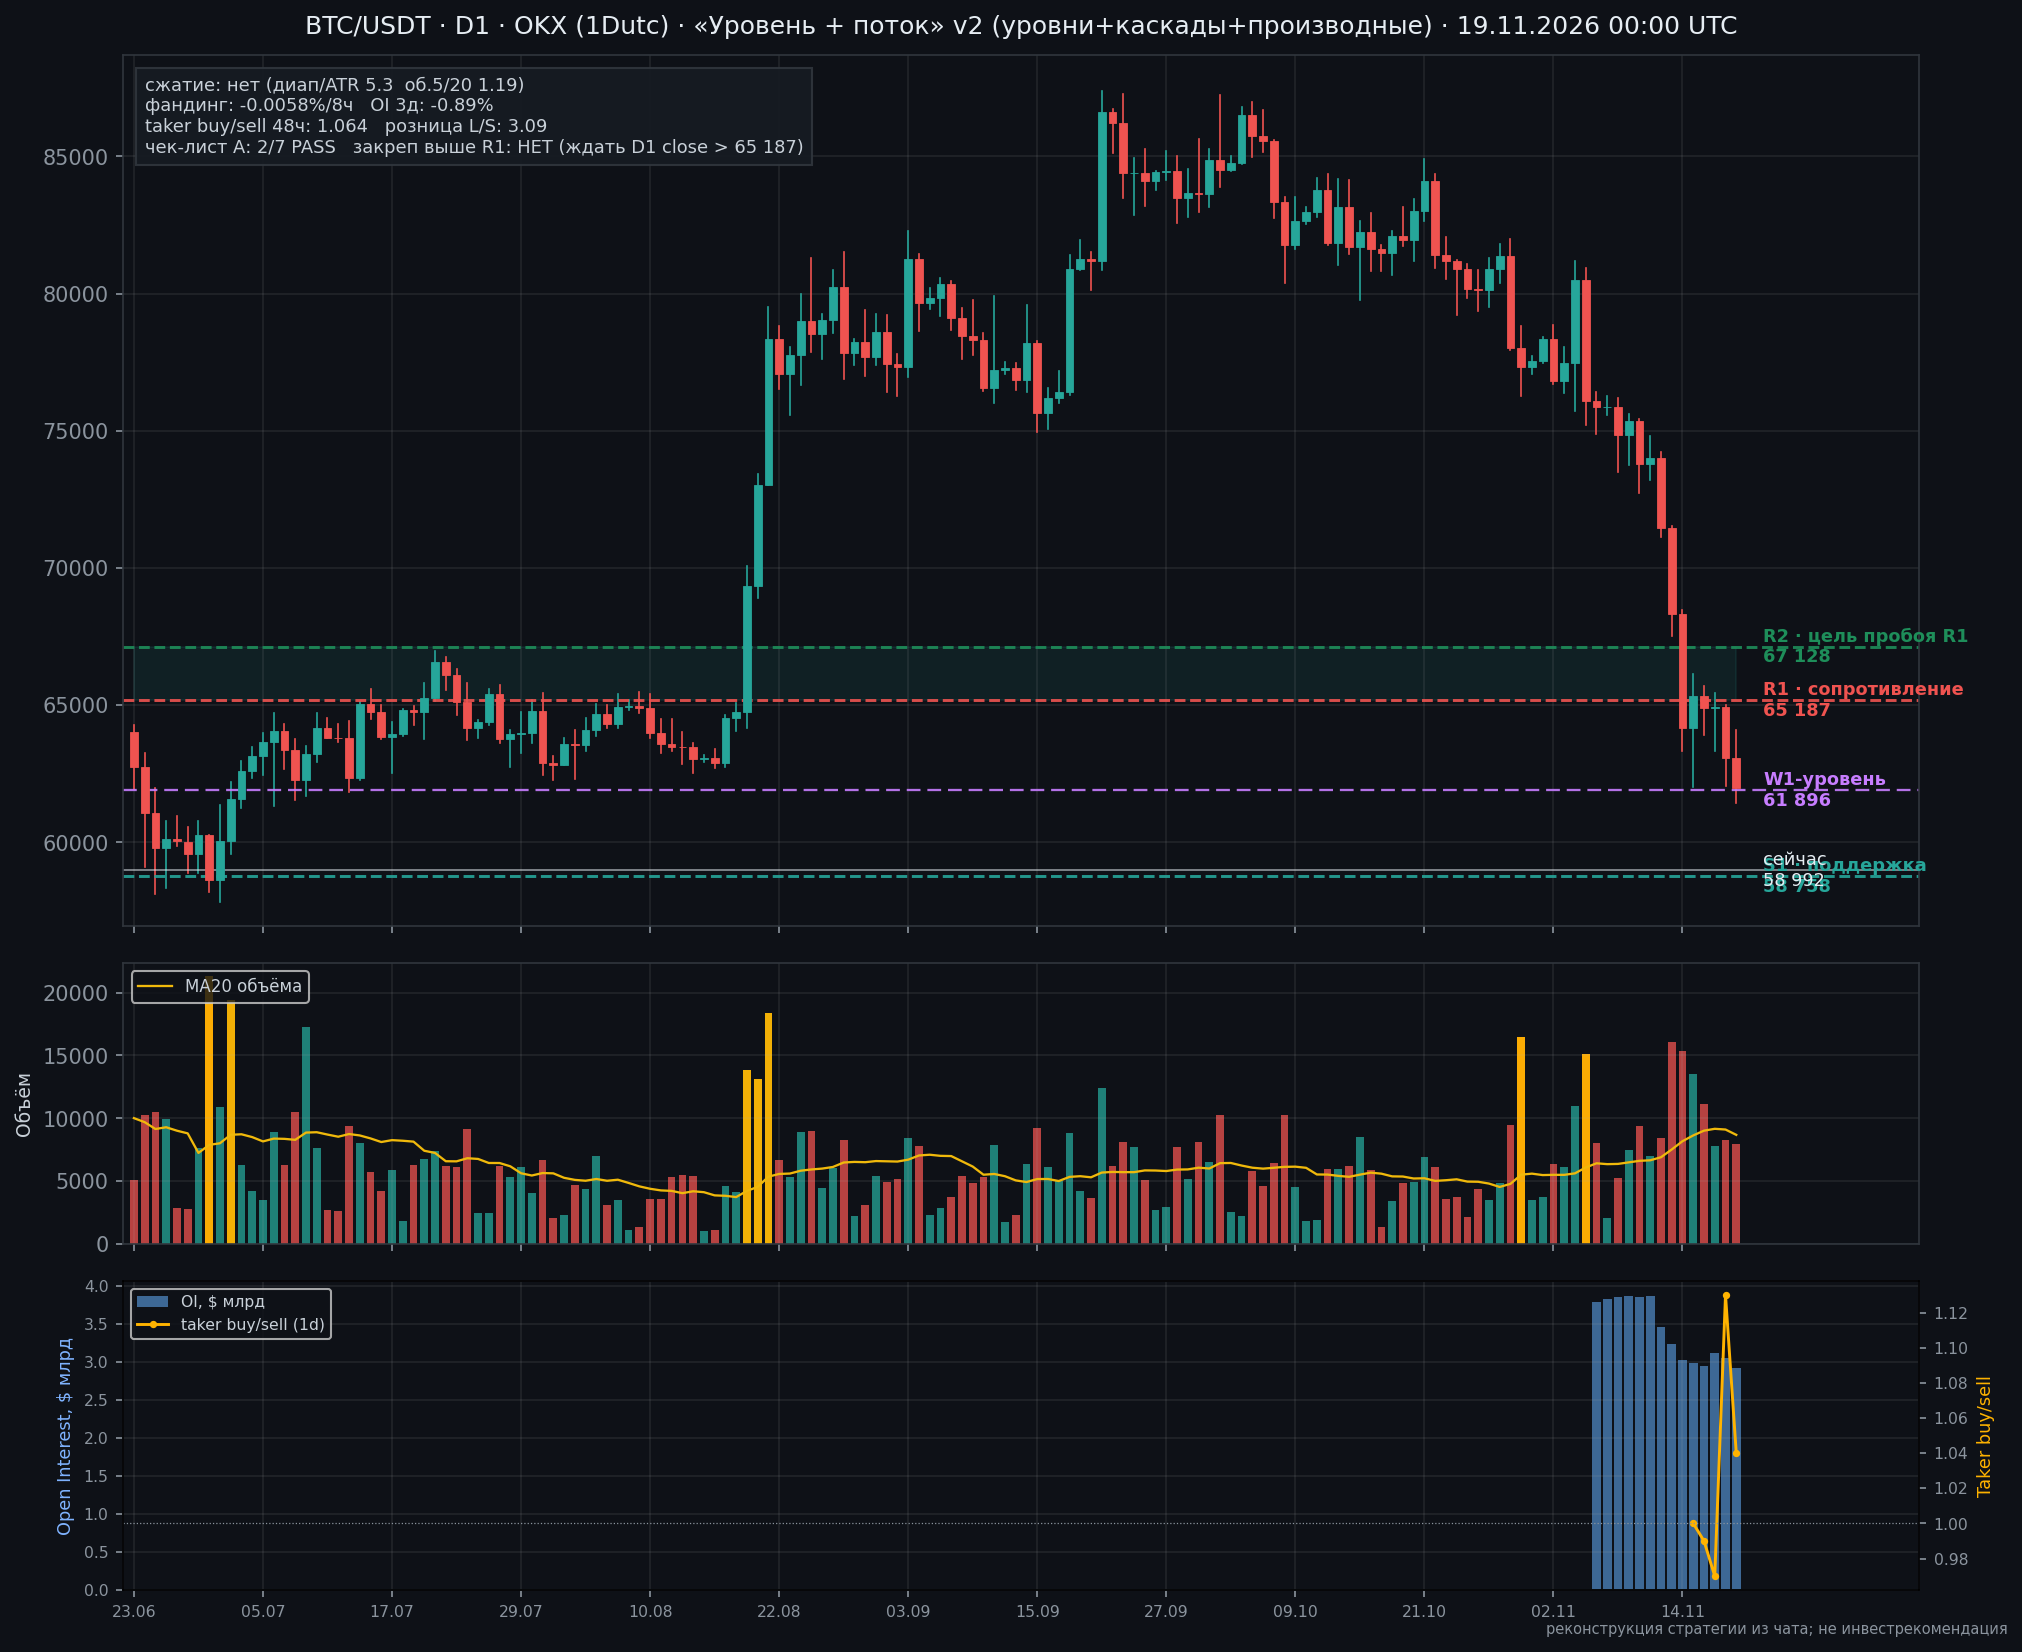

Source code (Python):
# -*- coding: utf-8 -*-
"""BTC: полный анализ по стратегии «Уровень + поток» v2.
Добавлено к v1: недельные уровни + каскады, 4h-закреп, фандинг, OI,
перекос розницы, taker-flow (1h/1d), стакан (стены), DXY/NQ-корреляции,
опционы Deribit (OI по страйкам, max pain). Выход: btc_full.json + btc_full.png
"""
import os
import io, json, sys, time, urllib.request, csv
from collections import defaultdict

sys.stdout = io.TextIOWrapper(sys.stdout.buffer, encoding="utf-8", errors="replace")
UA = {"User-Agent": "Mozilla/5.0 (analysis)"}
OUT = os.environ.get("BTC_REPORT_DIR") or os.path.dirname(os.path.abspath(__file__))

def get(url, timeout=25):
    req = urllib.request.Request(url, headers=UA)
    with urllib.request.urlopen(req, timeout=timeout) as r:
        return r.read().decode("utf-8", errors="replace")

def jget(url):
    return json.loads(get(url))

res = {"errors": []}
MANIFEST = {}  # аудит запросов (паттерн Astra): url, время, попытки, статус

def jget_m(url, name, timeout=25):
    for attempt in range(1, 4):
        try:
            with urllib.request.urlopen(urllib.request.Request(url, headers=UA), timeout=timeout) as r:
                data = json.loads(r.read().decode("utf-8", errors="replace"))
            MANIFEST[name] = {"url": url, "fetched_at": time.strftime("%Y-%m-%dT%H:%M:%SZ", time.gmtime()),
                              "status": "OK", "attempts": attempt}
            return data
        except Exception as e:
            if attempt == 3:
                MANIFEST[name] = {"url": url, "fetched_at": time.strftime("%Y-%m-%dT%H:%M:%SZ", time.gmtime()),
                                  "status": "ERROR", "attempts": attempt, "error": str(e)[:120]}
            raise

# ================= 1. СВЕЧИ D1 =================
def _okx_d():
    # 1Dutc: дневная свеча по UTC-границе (обычный 1D у OKX — другая граница суток).
    # Берём только ПОДТВЕРЖДЁННЫЕ свечи (confirm=1): неполная свеча в движок не попадает.
    d = jget("https://www.okx.com/api/v5/market/candles?instId=BTC-USDT&bar=1Dutc&limit=300")["data"]
    rows = [(int(x[0]), float(x[1]), float(x[2]), float(x[3]), float(x[4]), float(x[5]))
            for x in d if str(x[8]) == "1"][::-1]
    return rows, "OKX (1Dutc)"

def _bin_d():
    d = jget("https://api.binance.com/api/v3/klines?symbol=BTCUSDT&interval=1d&limit=300")
    now_ms = int(time.time() * 1000)
    return [(int(x[0]), float(x[1]), float(x[2]), float(x[3]), float(x[4]), float(x[5]))
            for x in d if int(x[6]) <= now_ms], "Binance"

def _byb_d():
    d = jget("https://api.bybit.com/v5/market/kline?category=spot&symbol=BTCUSDT&interval=D&limit=300")["result"]["list"]
    now_ms = int(time.time() * 1000)
    return [(int(x[0]), float(x[1]), float(x[2]), float(x[3]), float(x[4]), float(x[5]))
            for x in d[::-1] if int(x[0]) + 86400000 <= now_ms], "Bybit"

candles, src = None, None
for attempt in range(3):  # ретраи: OKX иногда отдаёт пусто/лимит после серии запросов
    for fn in (_okx_d, _bin_d, _byb_d):
        try:
            rows_, src_ = fn()
            if len(rows_) > 60:
                candles, src = rows_, src_
                break
        except Exception as e:
            print("fetch fail:", fn.__name__, str(e)[:80])
    if candles:
        break
    time.sleep(4)

if not candles:
    print("NO DATA"); sys.exit(1)
res["source"] = src
n = len(candles)
ts = [r[0] / 1000 for r in candles]
o = [r[1] for r in candles]; h = [r[2] for r in candles]; l = [r[3] for r in candles]
c = [r[4] for r in candles]; v = [r[5] for r in candles]

# живая цена — с тикера (все свечи в массиве теперь закрытые, c[-1] — не «сейчас»)
try:
    _tk = jget_m("https://www.okx.com/api/v5/market/ticker?instId=BTC-USDT", "ticker")["data"][0]
    price = float(_tk["last"])
    res["price_source"] = "OKX ticker"
except Exception:
    price = c[-1]
    res["price_source"] = "последняя закрытая свеча"
res["last_date"] = time.strftime("%d.%m.%Y %H:%M UTC", time.gmtime(ts[-1]))
res["price"] = round(price, 1)

trs = [h[0] - l[0]] + [max(h[i] - l[i], abs(h[i] - c[i-1]), abs(l[i] - c[i-1])) for i in range(1, n)]
ATR = sum(trs[-14:]) / 14
res["atr_pct"] = round(100 * ATR / price, 2)
vma20 = [sum(v[max(0, i-19):i+1]) / len(v[max(0, i-19):i+1]) for i in range(n)]

# ================= 2. УРОВНИ D1 (как в v1) =================
K = 5
piv = [(h[i], "hi", i) for i in range(K, n-K) if h[i] == max(h[i-K:i+K+1])]
piv += [(l[i], "lo", i) for i in range(K, n-K) if l[i] == min(l[i-K:i+K+1])]
piv.sort()
tol = max(0.006 * price, 0.4 * ATR)
clu = []
for p, kind, i in piv:
    if clu and abs(p - clu[-1]["p"][-1]) <= tol:
        clu[-1]["p"].append(p); clu[-1]["it"].append(i)
    else:
        clu.append({"p": [p], "it": [i]})
d1_levels = []
for cl in clu:
    lp = sum(cl["p"]) / len(cl["p"])
    binv = sum(v[j] for j in range(max(0, n-120), n)
               if abs((h[j]+l[j]+c[j])/3 - lp) <= tol)
    vsh = binv / sum(v[max(0, n-120):])
    d1_levels.append({"price": round(lp, 0), "touches": len(cl["p"]),
                      "age_days": n-1-max(cl["it"]), "vol_share": round(vsh, 3),
                      "type": "res" if lp > price else "sup"})
d1_levels = [L for L in d1_levels
             if not (L["type"] == "res" and sum(1 for j in range(n-5, n) if c[j] > L["price"]) >= 3)
             and not (L["type"] == "sup" and sum(1 for j in range(n-5, n) if c[j] < L["price"]) >= 3)]
res_d1 = sorted([L for L in d1_levels if L["type"] == "res"], key=lambda x: x["price"])
sup_d1 = sorted([L for L in d1_levels if L["type"] == "sup"], key=lambda x: -x["price"])

# ================= 3. НЕДЕЛЬНЫЕ УРОВНИ =================
wk = defaultdict(lambda: {"h": -1e18, "l": 1e18, "c": None, "v": 0})
for i in range(n):
    key = time.strftime("%G-%V", time.gmtime(ts[i]))
    wk[key]["h"] = max(wk[key]["h"], h[i]); wk[key]["l"] = min(wk[key]["l"], l[i])
    wk[key]["c"] = c[i]; wk[key]["v"] += v[i]
wk_keys = sorted(wk.keys())
W = [wk[k] for k in wk_keys]
nw = len(W)
w_piv = []
for i in range(2, nw - 2):
    if W[i]["h"] == max([w["h"] for w in W[i-2:i+3]]):
        w_piv.append(W[i]["h"])
    if W[i]["l"] == min([w["l"] for w in W[i-2:i+3]]):
        w_piv.append(W[i]["l"])
w_tol = max(0.012 * price, 2.0 * ATR)
w_levels = sorted(w_piv)
w_clu = []
for p in w_levels:
    if w_clu and abs(p - w_clu[-1][-1]) <= w_tol:
        w_clu[-1].append(p)
    else:
        w_clu.append([p])
w_lev = [round(sum(g)/len(g), 0) for g in w_clu]
res["weekly_levels"] = [x for x in w_lev if abs(x - price)/price < 0.25]

# каскады: D1-уровень с W1-уровнем в пределах 0.8*ATR
cascades = []
for L in res_d1[:3] + sup_d1[:3]:
    for w in w_lev:
        if abs(w - L["price"]) <= 0.8 * ATR:
            cascades.append({"d1": L["price"], "w1": w, "side": L["type"]})
res["cascades"] = cascades

R1 = res_d1[0]["price"] if res_d1 else None
R2 = res_d1[1]["price"] if len(res_d1) > 1 else None
S1 = sup_d1[0]["price"] if sup_d1 else None
S2 = sup_d1[1]["price"] if len(sup_d1) > 1 else None

# сжатие
r10 = (max(h[-10:]) - min(l[-10:])) / ATR
vol_5_20 = (sum(v[-5:]) / 5) / (sum(v[-25:-5]) / 20)
res["squeeze"] = {"range10_ATR": round(r10, 2), "vol_5_20": round(vol_5_20, 2),
                  "active": bool(r10 < 3.2 and vol_5_20 < 0.9)}
res["levels"] = {"R1": R1, "R2": R2, "S1": S1, "S2": S2,
                 "res_extra": [x["price"] for x in res_d1[2:5]],
                 "sup_extra": [x["price"] for x in sup_d1[2:5]]}

# --- анти-лаг: пивотам K=5 нужно 5 будущих баров, поэтому последние 5 дней невидимы.
# Временные (prov.) уровни — экстремумы последних 5 баров, до подтверждения пивотом.
prov_res = round(max(h[-5:]), 0) if max(h[-5:]) > price else None
prov_sup = round(min(l[-5:]), 0) if min(l[-5:]) < price else None
_wsorted = sorted([w for w in w_lev if w < price], reverse=True)
w_below = _wsorted[0] if _wsorted else None
w_below_far = _wsorted[1] if len(_wsorted) > 1 else None
w_above = min([w for w in w_lev if w > price], default=None)
_cand_res = [x for x in (R1, prov_res) if x]
_cand_sup = [x for x in (S1, prov_sup) if x]
res["levels"].update({
    "R1_prov": prov_res, "S1_prov": prov_sup,
    "nearest_res": round(min(_cand_res), 0) if _cand_res else None,
    "nearest_sup": round(max(_cand_sup), 0) if _cand_sup else None,
    "w1_defense": round(w_below, 0) if w_below else None,
    "w1_defense_far": round(w_below_far, 0) if w_below_far else None,
    "w1_above": round(w_above, 0) if w_above else None,
})

# --- ПРИЧИННОСТЬ (фикс lookahead из аудита Astra): для вердикта уровни считаются
# только по барам ДО проверяемой свечи: bars[:-1] для закрепа/обороны, bars[:-3] для ловушки.
def _levels_upto(end):
    """компактный причинный срез: (ближ.сопротивление, W1-оборона) известные к бару end-1"""
    if end < 60:
        return None, None
    _w = trs[max(0, end - 14):end]
    A = sum(_w) / len(_w)
    tol = max(0.006 * c[end - 1], 0.4 * A)
    tw = max(0.012 * c[end - 1], 2 * A)
    piv = []
    for i in range(5, end - 5):
        if h[i] == max(h[i - 5:i + 6]):
            piv.append(h[i])
        if l[i] == min(l[i - 5:i + 6]):
            piv.append(l[i])
    piv.sort()
    cl = []
    for p in piv:
        if cl and abs(p - cl[-1][-1]) <= tol:
            cl[-1].append(p)
        else:
            cl.append([p])
    lev = [sum(g) / len(g) for g in cl]
    lev += [x for x in (max(h[end - 5:end]), min(l[end - 5:end]))]
    ref = c[end - 1]
    nr_ = min([x for x in lev if x > ref], default=None)
    # недельные (только полные недели до end, пивоты K=2)
    wk_ = {}
    for i in range(end):
        key = time.strftime("%G-%V", time.gmtime(ts[i]))
        g = wk_.setdefault(key, {"h": -1e18, "l": 1e18})
        g["h"] = max(g["h"], h[i]); g["l"] = min(g["l"], l[i])
    wl = [v_ for k in sorted(wk_) for v_ in (wk_[k],)]
    wp = []
    for i in range(2, len(wl) - 2):
        if wl[i]["h"] == max(x["h"] for x in wl[i - 2:i + 3]):
            wp.append(wl[i]["h"])
        if wl[i]["l"] == min(x["l"] for x in wl[i - 2:i + 3]):
            wp.append(wl[i]["l"])
    wp.sort()
    wc = []
    for p in wp:
        if wc and abs(p - wc[-1][-1]) <= tw:
            wc[-1].append(p)
        else:
            wc.append([p])
    ws_lev = [sum(g) / len(g) for g in wc]
    wd_ = max([x for x in ws_lev if x < ref], default=None)
    return nr_, wd_

_nr_prior, _wd_prior = _levels_upto(n - 1)   # уровень, известный ДО последней закрытой
_nr_prior3, _ = _levels_upto(n - 3)          # уровень до 3-дневного окна ловушки

# --- статусы по ЗАВЕРШЁННОМУ D1 (все свечи в массиве закрыты по confirm-флагу) ---
nr_ = res["levels"]["nearest_res"]; wd_ = res["levels"]["w1_defense"]
_nr_prior = _nr_prior if _nr_prior is not None else nr_
_nr_prior3 = _nr_prior3 if _nr_prior3 is not None else _nr_prior
_wd_prior = _wd_prior if _wd_prior is not None else wd_
res["daily_status"] = {
    "last_completed_close": round(c[-1], 1),
    "tested_res_prior": round(_nr_prior, 0),
    "trap_res_prior": round(_nr_prior3, 0),
    "last_close_above_nearest_res": bool(c[-1] > _nr_prior),
    "closes_above_res_prior3d": sum(1 for x in c[-3:] if x > _nr_prior3),
    "close_below_w1_defense": bool(_wd_prior and c[-1] < _wd_prior),
}

# --- событийный день (сегодня/завтра) из events.json: в такие дни метрики потока искажены ---
try:
    _evs = json.load(open(OUT + "/events.json", encoding="utf-8"))
    _today = time.strftime("%Y-%m-%d", time.gmtime(ts[-1]))
    _tom = time.strftime("%Y-%m-%d", time.gmtime(ts[-1] + 86400))
    res["events_flag"] = [e for e in _evs if e["date"] in (_today, _tom)]
except Exception:
    res["events_flag"] = []

# ================= 4. 4H-ЗАКРЕП =================
try:
    h4 = jget("https://www.okx.com/api/v5/market/candles?instId=BTC-USDT&bar=4H&limit=120")["data"]
    h4 = [(int(x[0]), float(x[4])) for x in h4][::-1]
    closes4 = [x[1] for x in h4]
    res["h4"] = {"last_time": time.strftime("%d.%m %H:%M", time.gmtime(h4[-1][0]/1000)),
                 "closes_above_nearest_res_24h": (sum(1 for x in closes4[-6:] if nr_ and x > nr_)),
                 "last_close": closes4[-1],
                 "max4h_3d": max(x[1] for x in h4[-18:])}
except Exception as e:
    res["errors"].append(f"h4: {e}")

# ================= 5. ПРОИЗВОДНЫЕ (Binance -> OKX fallback: гео-блок 451) =================
res["deriv_source"] = "okx"
try:
    pi = jget_m("https://www.okx.com/api/v5/public/funding-rate?instId=BTC-USDT-SWAP", "funding")
    res["funding_now"] = round(float(pi["data"][0]["fundingRate"]) * 100, 4)
except Exception as e:
    try:
        pi = jget("https://fapi.binance.com/fapi/v1/premiumIndex?symbol=BTCUSDT")
        res["funding_now"] = round(float(pi["lastFundingRate"]) * 100, 4)
        res["deriv_source"] = "binance"
    except Exception as e2:
        res["errors"].append(f"funding: okx={e}; bin={e2}")

try:
    oi_hist = jget_m("https://www.okx.com/api/v5/rubik/stat/contracts/open-interest-volume?ccy=BTC&period=1D", "oi_d")["data"]
    oi_vals = [(int(r[0]), float(r[1]) / 1e9) for r in oi_hist]
    oi_vals.sort()
    oi_v = [v for _, v in oi_vals[-14:]]
    res["oi_b"] = [round(x, 2) for x in oi_v]
    res["oi_trend_3d_pct"] = round(100 * (oi_v[-1] - oi_v[-4]) / oi_v[-4], 2) if len(oi_v) >= 4 else None
    res["oi_note"] = "OKX свопы (не вся биржа)"
except Exception as e:
    try:
        oi = jget("https://fapi.binance.com/futures/data/openInterestHist?symbol=BTCUSDT&period=1d&limit=14")
        oi_v = [float(x["sumOpenInterestValue"]) / 1e9 for x in oi]
        res["oi_b"] = [round(x, 2) for x in oi_v]
        res["oi_trend_3d_pct"] = round(100 * (oi_v[-1] - oi_v[-4]) / oi_v[-4], 2)
        res["deriv_source"] = "binance"
    except Exception as e2:
        res["errors"].append(f"oi: okx={e}; bin={e2}")

try:
    ls = jget_m("https://www.okx.com/api/v5/rubik/stat/contracts/long-short-account-ratio?ccy=BTC&period=1D", "ls")["data"]
    ls_rows = sorted((int(r[0]), float(r[1])) for r in ls)
    res["ls_accounts"] = [round(x, 2) for _, x in ls_rows[-7:]]
except Exception as e:
    try:
        ls = jget("https://fapi.binance.com/futures/data/globalLongShortAccountRatio?symbol=BTCUSDT&period=1d&limit=7")
        res["ls_accounts"] = [round(float(x["longShortRatio"]), 2) for x in ls]
    except Exception as e2:
        res["errors"].append(f"ls: okx={e}; bin={e2}")

try:
    tv = jget_m("https://www.okx.com/api/v5/rubik/stat/taker-volume?ccy=BTC&instType=CONTRACTS&period=1D", "taker_d")["data"]
    tv_rows = sorted((int(r[0]), float(r[1]) / (float(r[2]) or 1)) for r in tv)
    res["taker_1d"] = [round(x, 2) for _, x in tv_rows[-5:]]
    tv1h = jget_m("https://www.okx.com/api/v5/rubik/stat/taker-volume?ccy=BTC&instType=CONTRACTS&period=1H", "taker_h")["data"]
    tv1h_rows = sorted((int(r[0]), float(r[1]) / (float(r[2]) or 1)) for r in tv1h)
    tv_r = [x for _, x in tv1h_rows[-48:]]
    res["taker_1h_last12"] = [round(x, 2) for x in tv_r[-12:]]
    res["taker_1h_avg48"] = round(sum(tv_r) / len(tv_r), 3) if tv_r else None
except Exception as e:
    try:
        tv = jget("https://fapi.binance.com/futures/data/takerlongshortRatio?symbol=BTCUSDT&period=1h&limit=48")
        tv_r = [float(x["buySellRatio"]) for x in tv]
        res["taker_1h_last12"] = [round(x, 2) for x in tv_r[-12:]]
        res["taker_1h_avg48"] = round(sum(tv_r) / len(tv_r), 3)
        res["taker_1d"] = [round(float(x["buySellRatio"]), 2)
                           for x in jget("https://fapi.binance.com/futures/data/takerlongshortRatio?symbol=BTCUSDT&period=1d&limit=5")]
    except Exception as e2:
        res["errors"].append(f"taker: okx={e}; bin={e2}")

# ================= 6. СТАКАН (OKX -> Binance fallback) =================
try:
    d_ = jget_m("https://www.okx.com/api/v5/market/books?instId=BTC-USDT&sz=400", "books")["data"][0]
    bids = [(float(p), float(q)) for p, q, *_ in d_["bids"]]
    asks = [(float(p), float(q)) for p, q, *_ in d_["asks"]]
    _src = "okx"
except Exception as e:
    try:
        d_ = jget("https://api.binance.com/api/v3/depth?symbol=BTCUSDT&limit=1000")
        bids = [(float(p), float(q)) for p, q in d_["bids"]]
        asks = [(float(p), float(q)) for p, q in d_["asks"]]
        _src = "binance"
    except Exception as e2:
        res["errors"].append(f"book: okx={e}; bin={e2}")
        bids = asks = []
if bids:
    def wall(side, lo_p, hi_p):
        vals = [(p, p * q) for p, q in side if lo_p <= p <= hi_p]
        tot = sum(x[1] for x in vals)
        mx = max(vals, key=lambda x: x[1]) if vals else (0, 0)
        return {"sum_USD_m": round(tot / 1e6, 1), "top_wall": [round(mx[0], 0), round(mx[1] / 1e6, 2)]}
    res["book"] = {
        "source": _src,
        "bids_pm1.5%": wall(bids, price * 0.985, price),
        "asks_to_R1x1.01": wall(asks, price, (nr_ or R1 or price) * 1.01),
        "asks_R1_to_R1x1.02": wall(asks, (nr_ or R1 or price) * 0.999, (nr_ or R1 or price) * 1.02),
    }

# ================= 7. МАКРО (Stooq) =================
def stooq(sym):
    try:
        txt = get(f"https://stooq.com/q/d/l/?s={sym}&i=d")
        r = list(csv.DictReader(txt.strip().splitlines()))
        return [(row["Date"], float(row["Close"])) for row in r[-120:]]
    except Exception as e:
        res["errors"].append(f"stooq {sym}: {e}"); return []

def corr(a, b):
    la = [__import__("math").log(a[i]/a[i-1]) for i in range(1, len(a))]
    lb = [__import__("math").log(b[i]/b[i-1]) for i in range(1, len(b))]
    m = min(len(la), len(lb)); la, lb = la[-m:], lb[-m:]
    ma_, mb_ = sum(la)/m, sum(lb)/m
    cov = sum((x-ma_)*(y-mb_) for x, y in zip(la, lb)) / m
    sa = (sum((x-ma_)**2 for x in la)/m) ** 0.5
    sb = (sum((y-mb_)**2 for y in lb)/m) ** 0.5
    return round(cov / (sa * sb), 2) if sa and sb else None

macro = {}
for name, sym in (("DXY", "dx.f"), ("NASDAQ100", "nq.f")):
    s = stooq(sym)
    if s:
        closes_m = [x[1] for x in s]
        e20 = sum(closes_m[-20:]) / 20; e50 = sum(closes_m[-50:]) / 50
        macro[name] = {"last": closes_m[-1], "vs_EMA20": "выше" if closes_m[-1] > e20 else "ниже",
                       "vs_EMA50": "выше" if closes_m[-1] > e50 else "ниже",
                       "corr30_BTC": corr(c[-31:], closes_m[-31:]),
                       "last_date": s[-1][0]}
res["macro"] = macro

# ================= 8. ОПЦИОНЫ DERIBIT (max pain) =================
try:
    opt = jget_m("https://www.deribit.com/api/v2/public/get_book_summary_by_currency?currency=BTC&kind=option", "options")
    by_exp = defaultdict(lambda: defaultdict(lambda: {"C": 0.0, "P": 0.0}))
    for it in opt["result"]:
        nm = it["instrument_name"].split("-")  # BTC-26SEP26-85000-C
        if len(nm) != 4: continue
        exp, strike, typ = nm[1], float(nm[2]), nm[3]
        by_exp[exp][strike][typ] += (it.get("open_interest") or 0)
    # берём ближайшую экспиру с суммарным OI > 20k BTC
    best_exp, best_oi = None, -1
    for exp, strikes in by_exp.items():
        tot = sum(s["C"] + s["P"] for s in strikes.values())
        if tot > best_oi: best_exp, best_oi = exp, tot
    strikes = by_exp[best_exp]
    grid = range(int(price * 0.6), int(price * 1.4), 500)
    pain = {}
    for S in grid:
        p = sum(oi["C"] * max(0, S - K) + oi["P"] * max(0, K - S) for K, oi in strikes.items())
        pain[S] = p
    max_pain = min(pain, key=pain.get)
    top_calls = sorted(strikes.items(), key=lambda kv: -kv[1]["C"])[:3]
    top_puts = sorted(strikes.items(), key=lambda kv: -kv[1]["P"])[:3]
    res["options"] = {"expiry": best_exp, "total_oi_btc": round(best_oi, 0),
                      "max_pain": max_pain,
                      "top_call_walls": [[int(k), round(x["C"]/1000, 1)] for k, x in top_calls],
                      "top_put_walls": [[int(k), round(x["P"]/1000, 1)] for k, x in top_puts]}
except Exception as e:
    res["errors"].append(f"options: {e}")

# ================= 9. ЧЕК-ЛИСТ СЦЕНАРИЯ А =================
chk = []
chk.append(("Сжатие/поджатие у уровня", "PASS" if res["squeeze"]["active"] else "FAIL",
            f'диапазон10д/ATR={r10:.1f}, объём 5/20={vol_5_20:.2f}'))
chk.append(("Близость к ближ. сопротивлению (<2.5%)", "PASS" if nr_ and (nr_ - price)/price < 0.025 else "FAIL",
            (f"уровень {nr_:,.0f}, дистанция {100*(nr_-price)/price:.2f}%" + (" (prov.)" if prov_res and nr_ == prov_res else "")) if nr_ else "-"))
chk.append(("Тренд D1 вверх (EMA20>EMA50)", "PASS" if sum(c[-20:])/20 > sum(c[-50:])/50 else "FAIL", ""))
chk.append(("Каскад D1+W1 на сопротивлении", "PASS" if any(c_["side"] == "res" for c_ in cascades) else "FAIL/NEUTRAL",
            str([c_ for c_ in cascades if c_["side"] == "res"])))
chk.append(("Фандинг не перегрет (<0.01%/8ч)", "PASS" if abs(res.get("funding_now", 0)) < 0.01 else "FAIL",
            f'{res.get("funding_now")}%'))
chk.append(("OI растёт (деньги заходят)", "PASS" if res.get("oi_trend_3d_pct", 0) > 1 else "FAIL",
            f'{res.get("oi_trend_3d_pct")}% за 3д'))
chk.append(("Taker-агрессия покупателей (>1.05)", "PASS" if res.get("taker_1h_avg48", 0) > 1.05 else "FAIL",
            f'avg48h={res.get("taker_1h_avg48")}'))
chk.append(("Розница не перекошена в лонг (<1.4)", "PASS" if res.get("ls_accounts", [9])[-1] < 1.4 else "FAIL",
            f'{res.get("ls_accounts", [None])[-1]}'))
chk.append(("Нет стены продавца над уровнем", "INFO",
            str(res.get("book", {}).get("asks_R1_to_R1x1.02"))))
chk.append(("Закреп выше сопротивления (D1 close)", "WAIT — триггер",
            f'{res["daily_status"]["closes_above_res_prior3d"]} закрытий D1 из 3 выше {nr_:,.0f}' if nr_ else "-"))
# событийный день: метрики потока искажены — переводим их в INFO
if res.get("events_flag"):
    _evn = "; ".join(e["title"] for e in res["events_flag"])
    chk = [(t, ("INFO (событийный день)" if ("OI" in t or "Taker" in t or "стены" in t) else s),
            (f_ + " | искажено событием" if ("OI" in t or "Taker" in t or "стены" in t) else f_))
           for t, s, f_ in chk]
res["checklist_A"] = chk

passed = sum(1 for _, s, _ in chk if s == "PASS")
res["score_A"] = f"{passed}/{sum(1 for _, s, _ in chk if s in ('PASS','FAIL'))}"

json.dump({"asof": time.strftime("%Y-%m-%dT%H:%M:%SZ", time.gmtime()), "sources": MANIFEST},
          open(OUT + "/manifest_engine.json", "w", encoding="utf-8"), ensure_ascii=False, indent=1)
with open(OUT + "/btc_full.json", "w", encoding="utf-8") as f:
    json.dump(res, f, ensure_ascii=False, indent=1)
print(json.dumps(res, ensure_ascii=False, indent=1))
print("=== JSON saved ===")

# ================= ГРАФИК =================
import matplotlib
matplotlib.use("Agg")
import matplotlib.pyplot as plt
from matplotlib.patches import Rectangle

N = 150; s0 = n - N
fig, (ax, axv, axd) = plt.subplots(3, 1, figsize=(13.5, 11), dpi=150,
                                   gridspec_kw={"height_ratios": [3.1, 1, 1.1]}, sharex=True)
for a_ in (ax, axv, axd):
    a_.set_facecolor("#0e1117")
fig.patch.set_facecolor("#0e1117")
up, dn = "#26a69a", "#ef5350"

for i in range(s0, n):
    col = up if c[i] >= o[i] else dn
    ax.plot([i, i], [l[i], h[i]], color=col, lw=0.8, zorder=2)
    ax.add_patch(Rectangle((i-0.36, min(o[i], c[i])), 0.72,
                           max(abs(c[i]-o[i]), price*1e-5), facecolor=col, edgecolor=col, lw=0.4, zorder=3))
    axv.bar(i, v[i], width=0.72, color=col, alpha=0.75)
    if v[i] > 2.2 * vma20[i]:
        axv.bar(i, v[i], width=0.72, color="#ffb300", alpha=0.95)
axv.plot(range(s0, n), vma20[s0:n], color="#f0b90b", lw=1.1, label="MA20 объёма")
axv.set_ylabel("Объём", color="#c9d1d9", fontsize=9)
axv.legend(loc="upper left", fontsize=8, facecolor="#0e1117", labelcolor="#c9d1d9")
axv.tick_params(colors="#8b949e"); axv.grid(alpha=0.12)

# производные панель: OI (bars) + taker (line, twinx)
try:
    ois = res["oi_b"]; k = len(ois)
    axd.bar(range(n-k, n), ois, width=0.8, color="#4a7fb5", alpha=0.8, label="OI, $ млрд")
    axd.set_ylabel("Open Interest, $ млрд", color="#7fb3ff", fontsize=8.5)
    axd.tick_params(colors="#8b949e", labelsize=7.5); axd.grid(alpha=0.12)
    axd2 = axd.twinx(); axd2.set_facecolor("none")
    tvd = res.get("taker_1d", [])
    if tvd:
        axd2.plot(range(n-len(tvd), n), tvd, color="#ffb300", lw=1.4, marker="o", ms=2.5,
                  label="taker buy/sell (1d)")
        axd2.axhline(1.0, color="#8b949e", lw=0.6, ls=":")
    axd2.set_ylabel("Taker buy/sell", color="#ffb300", fontsize=8.5)
    axd2.tick_params(colors="#8b949e", labelsize=7.5)
    l1, lb1 = axd.get_legend_handles_labels(); l2, lb2 = axd2.get_legend_handles_labels()
    axd.legend(l1+l2, lb1+lb2, loc="upper left", fontsize=7.5, facecolor="#0e1117", labelcolor="#c9d1d9")
except Exception as e:
    axd.text(0.5, 0.5, f"нет данных производных: {e}", color="#8b949e", transform=axd.transAxes, ha="center")

def line(p, col, lbl, ls="--", lw=1.4):
    ax.axhline(p, color=col, ls=ls, lw=lw, alpha=0.9)
    ax.text(n+1.5, p, f"{lbl}\n{p:,.0f}".replace(",", " "), color=col, fontsize=8.5,
            va="center", ha="left", fontweight="bold")

ymin, ymax = min(l[s0:]) * 0.985, max(h[s0:]) * 1.015
if R2 and R1: ax.fill_between(range(s0, n), R1, R2, color="#26a69a", alpha=0.10, zorder=1)
if S1 and S2: ax.fill_between(range(s0, n), S2, S1, color="#ef5350", alpha=0.10, zorder=1)
if R2: line(R2, "#1e8e5a", "R2 · цель пробоя R1")
if R1: line(R1, "#ef5350", "R1 · сопротивление")
if S1: line(S1, "#26a69a", "S1 · поддержка")
if S2: line(S2, "#8e3039", "S2 · зона риска")
for w in res.get("weekly_levels", []):
    if abs(w - price) / price < 0.12 and not any(abs(w - x) < 0.5*ATR for x in [R1, R2, S1, S2] if x):
        line(w, "#c77dff", "W1-уровень", ls=(0, (6, 3)), lw=1.1)
if res.get("cascades"):
    for cc in res["cascades"]:
        if cc["side"] == "res" and R1 and abs(cc["d1"] - R1) < 1:
            ax.text(s0+1, R1 + 0.35*ATR, "КАСКАД D1+W1 — зона усиленная", color="#c77dff", fontsize=8, fontweight="bold")
ax.axhline(price, color="#e6edf3", lw=0.8, alpha=0.6)
ax.text(n+1.5, price, f"сейчас\n{price:,.0f}".replace(",", " "), color="#e6edf3", fontsize=8.5, va="center", ha="left")

sq = "ЕСТЬ" if res["squeeze"]["active"] else "нет"
info = (f'сжатие: {sq} (диап/ATR {r10:.1f}, об.5/20 {vol_5_20:.2f})\n'
        f'фандинг: {res.get("funding_now","—")}%/8ч   OI 3д: {res.get("oi_trend_3d_pct","—")}%\n'
        f'taker buy/sell 48ч: {res.get("taker_1h_avg48","—")}   розница L/S: {res.get("ls_accounts",[None])[-1]}\n'
        f'чек-лист А: {res["score_A"]} PASS   закреп выше R1: НЕТ (ждать D1 close > {R1:,.0f})'.replace(",", " "))
ax.text(0.012, 0.975, info, transform=ax.transAxes, color="#c9d1d9", fontsize=8.6, va="top", ha="left",
        bbox=dict(facecolor="#161b22", edgecolor="#30363d", alpha=0.92))

ticks = list(range(s0, n, 12))
ax.set_xticks(ticks)
ax.set_xticklabels([time.strftime("%d.%m", time.gmtime(ts[i])) for i in ticks])
ax.set_xlim(s0-1, n+16); ax.set_ylim(ymin, ymax)
ax.tick_params(colors="#8b949e"); ax.grid(alpha=0.12)
for a_ in (ax, axv, axd):
    for sp in a_.spines.values(): sp.set_color("#30363d")
ax.set_title(f"BTC/USDT · D1 · {src} · «Уровень + поток» v2 (уровни+каскады+производные) · {res['last_date']}",
             color="#e6edf3", fontsize=12, pad=10)
fig.text(0.995, 0.005, "реконструкция стратегии из чата; не инвестрекомендация", color="#8b949e", fontsize=7, ha="right")
plt.tight_layout()
plt.savefig(OUT + "/btc_full.png", facecolor=fig.get_facecolor(), bbox_inches="tight")
print("PNG saved")
